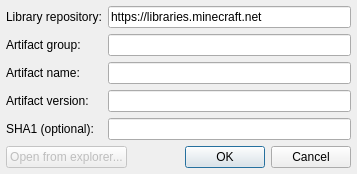
<?xml version="1.0" encoding="UTF-8"?>
<ui version="4.0">
 <class>JavaLibForm</class>
 <widget class="Form" name="JavaLibForm">
  <property name="geometry">
   <rect>
    <x>0</x>
    <y>0</y>
    <width>357</width>
    <height>167</height>
   </rect>
  </property>
  <property name="windowTitle">
   <string>New library</string>
  </property>
  <layout class="QVBoxLayout" name="verticalLayout">
   <property name="leftMargin">
    <number>6</number>
   </property>
   <property name="topMargin">
    <number>6</number>
   </property>
   <property name="rightMargin">
    <number>6</number>
   </property>
   <property name="bottomMargin">
    <number>6</number>
   </property>
   <item>
    <layout class="QFormLayout" name="formLayout">
     <item row="0" column="0">
      <widget class="QLabel" name="label">
       <property name="text">
        <string>Library repository:</string>
       </property>
      </widget>
     </item>
     <item row="0" column="1">
      <widget class="QLineEdit" name="repo">
       <property name="text">
        <string>https://libraries.minecraft.net</string>
       </property>
      </widget>
     </item>
     <item row="1" column="0">
      <widget class="QLabel" name="label_2">
       <property name="text">
        <string>Artifact group:</string>
       </property>
      </widget>
     </item>
     <item row="1" column="1">
      <widget class="QLineEdit" name="group"/>
     </item>
     <item row="2" column="0">
      <widget class="QLabel" name="label_3">
       <property name="text">
        <string>Artifact name:</string>
       </property>
      </widget>
     </item>
     <item row="3" column="0">
      <widget class="QLabel" name="label_4">
       <property name="text">
        <string>Artifact version:</string>
       </property>
      </widget>
     </item>
     <item row="2" column="1">
      <widget class="QLineEdit" name="name"/>
     </item>
     <item row="3" column="1">
      <widget class="QLineEdit" name="version"/>
     </item>
     <item row="4" column="0">
      <widget class="QLabel" name="label_5">
       <property name="text">
        <string>SHA1 (optional):</string>
       </property>
      </widget>
     </item>
     <item row="4" column="1">
      <widget class="QLineEdit" name="sha1">
       <property name="inputMask">
        <string notr="true">HHHHHHHHHHHHHHHHHHHHHHHHHHHHHHHHHHHHHHHH</string>
       </property>
       <property name="text">
        <string/>
       </property>
       <property name="maxLength">
        <number>40</number>
       </property>
      </widget>
     </item>
    </layout>
   </item>
   <item>
    <layout class="QHBoxLayout" name="horizontalLayout">
     <property name="topMargin">
      <number>0</number>
     </property>
     <item>
      <widget class="QPushButton" name="pushButton">
       <property name="enabled">
        <bool>false</bool>
       </property>
       <property name="text">
        <string>Open from explorer...</string>
       </property>
      </widget>
     </item>
     <item>
      <widget class="QDialogButtonBox" name="buttonBox">
       <property name="standardButtons">
        <set>QDialogButtonBox::Cancel|QDialogButtonBox::Ok</set>
       </property>
      </widget>
     </item>
    </layout>
   </item>
  </layout>
 </widget>
 <layoutdefault spacing="6" margin="11"/>
 <customwidgets>
  <customwidget>
   <class>Form</class>
   <extends>QWidget</extends>
   <header>form.h</header>
   <container>1</container>
  </customwidget>
 </customwidgets>
 <resources/>
 <connections/>
</ui>
